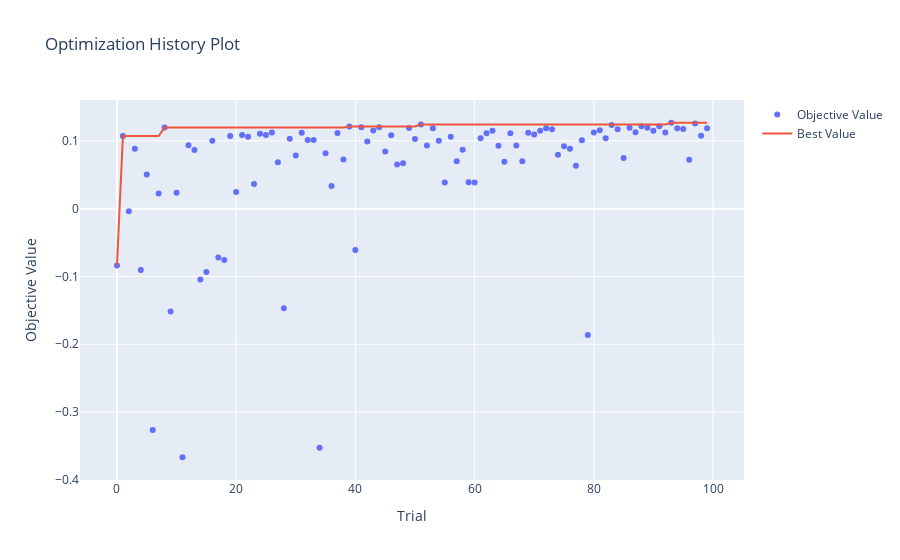
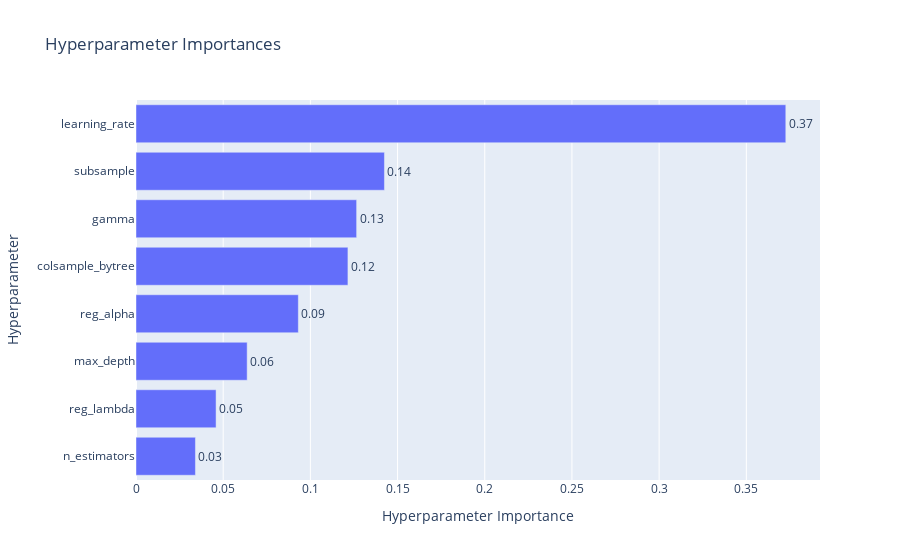

The code cell stored with these charts, in order, in its notebook:
### Code cell
print(f"Лучшие параметры для XGBoost:")
print(study_xgb.best_params)
print(f"Лучший R2: {study_xgb.best_value:.4f}")

fig = optuna.visualization.plot_optimization_history(study_xgb)
fig.show()

fig = optuna.visualization.plot_param_importances(study_xgb)
fig.show()

### Figure 1 — Plotly figure (JSON) as saved in the notebook; plotly's stock layout.template omitted (floating-point values rounded to 4 significant figures)
{"data": [{"mode": "markers", "name": "Objective Value", "type": "scatter", "x": [0, 1, 2, 3, 4, 5, 6, 7, 8, 9, 10, 11, 12, 13, 14, 15, 16, 17, 18, 19, 20, 21, 22, 23, 24, 25, 26, 27, 28, 29, 30, 31, 32, 33, 34, 35, 36, 37, 38, 39, 40, 41, 42, 43, 44, 45, 46, 47, 48, 49, 50, 51, 52, 53, 54, 55, 56, 57, 58, 59, 60, 61, 62, 63, 64, 65, 66, 67, 68, 69, 70, 71, 72, 73, 74, 75, 76, 77, 78, 79, 80, 81, 82, 83, 84, 85, 86, 87, 88, 89, 90, 91, 92, 93, 94, 95, 96, 97, 98, 99], "y": [-0.08373, 0.107, -0.003926, 0.08837, -0.09041, 0.05027, -0.3264, 0.02225, 0.1198, -0.1516, 0.02326, -0.3666, 0.09331, 0.08645, -0.1047, -0.09328, 0.1003, -0.07209, -0.07574, 0.1073, 0.0246, 0.1086, 0.1061, 0.03622, 0.1104, 0.1086, 0.1123, 0.06832, -0.147, 0.1031, 0.07846, 0.1118, 0.1012, 0.101, -0.3527, 0.0816, 0.03339, 0.1115, 0.07247, 0.1212, -0.0609, 0.12, 0.09889, 0.1152, 0.1201, 0.08432, 0.1081, 0.06504, 0.06705, 0.119, 0.1027, 0.124, 0.09325, 0.1185, 0.1002, 0.03862, 0.106, 0.06972, 0.08695, 0.03905, 0.03873, 0.1036, 0.1113, 0.1148, 0.0929, 0.06915, 0.1112, 0.093, 0.06975, 0.1119, 0.1094, 0.1147, 0.1187, 0.1171, 0.07934, 0.09215, 0.08834, 0.06328, 0.1008, -0.1862, 0.1123, 0.1157, 0.1039, 0.1235, 0.1169, 0.07452, 0.1191, 0.1127, 0.1215, 0.1194, 0.1149, 0.1216, 0.1124, 0.1267, 0.1187, 0.1174, 0.07224, 0.1257, 0.1074, 0.1184]}, {"mode": "lines", "name": "Best Value", "type": "scatter", "x": [0, 1, 2, 3, 4, 5, 6, 7, 8, 9, 10, 11, 12, 13, 14, 15, 16, 17, 18, 19, 20, 21, 22, 23, 24, 25, 26, 27, 28, 29, 30, 31, 32, 33, 34, 35, 36, 37, 38, 39, 40, 41, 42, 43, 44, 45, 46, 47, 48, 49, 50, 51, 52, 53, 54, 55, 56, 57, 58, 59, 60, 61, 62, 63, 64, 65, 66, 67, 68, 69, 70, 71, 72, 73, 74, 75, 76, 77, 78, 79, 80, 81, 82, 83, 84, 85, 86, 87, 88, 89, 90, 91, 92, 93, 94, 95, 96, 97, 98, 99], "y": [-0.08373, 0.107, 0.107, 0.107, 0.107, 0.107, 0.107, 0.107, 0.1198, 0.1198, 0.1198, 0.1198, 0.1198, 0.1198, 0.1198, 0.1198, 0.1198, 0.1198, 0.1198, 0.1198, 0.1198, 0.1198, 0.1198, 0.1198, 0.1198, 0.1198, 0.1198, 0.1198, 0.1198, 0.1198, 0.1198, 0.1198, 0.1198, 0.1198, 0.1198, 0.1198, 0.1198, 0.1198, 0.1198, 0.1212, 0.1212, 0.1212, 0.1212, 0.1212, 0.1212, 0.1212, 0.1212, 0.1212, 0.1212, 0.1212, 0.1212, 0.124, 0.124, 0.124, 0.124, 0.124, 0.124, 0.124, 0.124, 0.124, 0.124, 0.124, 0.124, 0.124, 0.124, 0.124, 0.124, 0.124, 0.124, 0.124, 0.124, 0.124, 0.124, 0.124, 0.124, 0.124, 0.124, 0.124, 0.124, 0.124, 0.124, 0.124, 0.124, 0.124, 0.124, 0.124, 0.124, 0.124, 0.124, 0.124, 0.124, 0.124, 0.124, 0.1267, 0.1267, 0.1267, 0.1267, 0.1267, 0.1267, 0.1267]}, {"marker": {"color": "#cccccc"}, "mode": "markers", "name": "Infeasible Trial", "showlegend": false, "type": "scatter", "x": [], "y": []}], "layout": {"title": {"text": "Optimization History Plot"}, "xaxis": {"title": {"text": "Trial"}}, "yaxis": {"title": {"text": "Objective Value"}}}}

### Figure 2 — Plotly figure (JSON) as saved in the notebook; plotly's stock layout.template omitted (floating-point values rounded to 4 significant figures)
{"data": [{"cliponaxis": false, "hovertemplate": ["n_estimators (IntDistribution): 0.0340873033310988<extra></extra>", "reg_lambda (FloatDistribution): 0.04591848833405651<extra></extra>", "max_depth (IntDistribution): 0.06374391438409865<extra></extra>", "reg_alpha (FloatDistribution): 0.09309162962940146<extra></extra>", "colsample_bytree (FloatDistribution): 0.12153230788472039<extra></extra>", "gamma (FloatDistribution): 0.12652273041566525<extra></extra>", "subsample (FloatDistribution): 0.14247106191992712<extra></extra>", "learning_rate (FloatDistribution): 0.37263256410103185<extra></extra>"], "name": "Objective Value", "orientation": "h", "text": ["0.03", "0.05", "0.06", "0.09", "0.12", "0.13", "0.14", "0.37"], "textposition": "outside", "type": "bar", "x": [0.03409, 0.04592, 0.06374, 0.09309, 0.1215, 0.1265, 0.1425, 0.3726], "y": ["n_estimators", "reg_lambda", "max_depth", "reg_alpha", "colsample_bytree", "gamma", "subsample", "learning_rate"]}], "layout": {"title": {"text": "Hyperparameter Importances"}, "xaxis": {"title": {"text": "Hyperparameter Importance"}}, "yaxis": {"title": {"text": "Hyperparameter"}}}}
